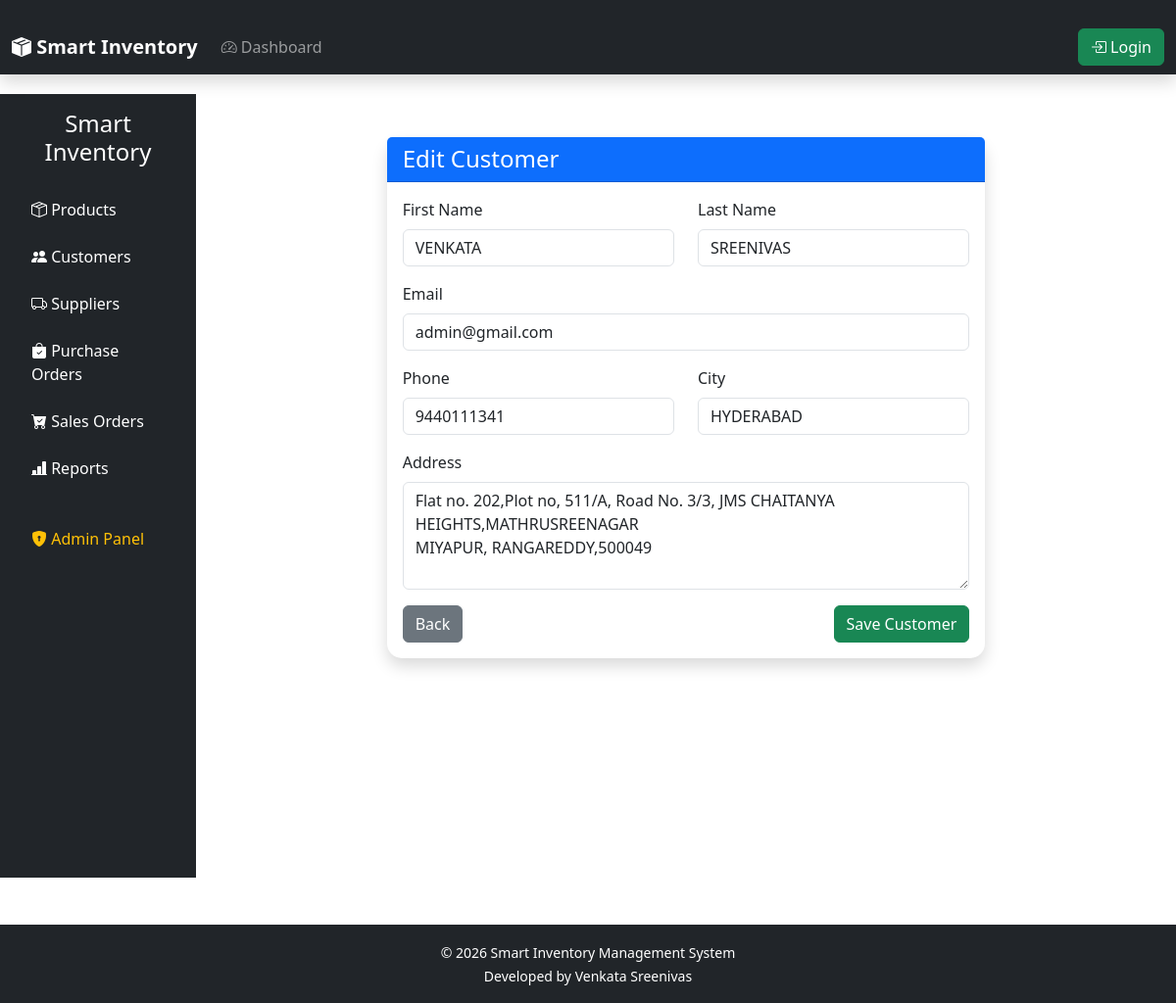
The app's page /customers/edit/2/ with its own data.
### customers/models.py (models this page shows, shortened)
class Customer(models.Model):
    first_name = models.CharField(
        max_length=100
    )
    last_name = models.CharField(
        max_length=100
    )
    email = models.EmailField(
        unique=True
    )
    phone = models.CharField(
        max_length=15,
        unique=True
    )
    city = models.CharField(
        max_length=100
    )
    address = models.TextField()
    created_at = models.DateTimeField(
        auto_now_add=True
    )
    updated_at = models.DateTimeField(
        auto_now=True
    )

### customers/views.py (the view)
def edit_customer(request, pk):
    customer = get_object_or_404(Customer, id=pk)
    if request.method == "POST":
        form = CustomerForm(
            request.POST,
            instance=customer
        )
        if form.is_valid():
            form.save()
            return redirect("customer_list")
    else:
        form = CustomerForm(instance=customer)
    return render(
        request,
        "customers/customer_form.html",
        {
            "form": form,
            "title": "Edit Customer"
        },
    )

### templates/customers/customer_form.html (shortened to what this page needs)
{% extends 'base.html' %}
{% block content %}
<div class="container-fluid">
    <div class="row justify-content-center">
        <div class="col-lg-8">
            <div class="card shadow">
                <div class="card-header bg-primary text-white">
                    <h4 class="mb-0">
                        {{ title }}
                    </h4>
                </div>
                <div class="card-body">
                    <form method="POST">
                        <div class="row">
                            <div class="col-md-6 mb-3">
                                <label class="form-label">
                                    First Name
                                </label>
                                {{ form.first_name }}
                            </div>
                            <div class="col-md-6 mb-3">
                                <label class="form-label">
                                    Last Name
                                </label>
                                {{ form.last_name }}
                            </div>
                        </div>
                        <div class="mb-3">
                            <label class="form-label">
                                Email
                            </label>
                            {{ form.email }}
                        </div>
                        <div class="row">
                            <div class="col-md-6 mb-3">
                                <label class="form-label">
                                    Phone
                                </label>
                                {{ form.phone }}
                            </div>
                            <div class="col-md-6 mb-3">
                                <label class="form-label">
                                    City
                                </label>
                                {{ form.city }}
                            </div>
                        </div>
                        <div class="mb-3">
                            <label class="form-label">
                                Address
                            </label>
                            {{ form.address }}
                        </div>
                        <div class="d-flex justify-content-between">
                            <a href="{% url 'customer_list' %}" class="btn btn-secondary">
                                Back
                            </a>
                            <button type="submit" class="btn btn-success">
                                Save Customer
                            </button>
                        </div>
                    </form>
                </div>
            </div>
        </div>
    </div>
</div>
{% endblock %}

### static/css/dashboard.css (style rules this page uses)
.card { border:none; border-radius:15px; box-shadow:0px 4px 12px rgba(0,0,0,.12); }
.card-header { font-weight:bold; background:white; }
.container-fluid { padding-top:20px; }

### records on screen
Customer: first_name "VENKATA", last_name "SREENIVAS", email "admin@gmail.com", phone "9440111341", city "HYDERABAD", address "Flat no. 202,Plot no, 511/A, Road No. 3/3, JMS CHAITANYA HEIGHTS,MATHRUSREENAGAR MIYAPUR, RANGAREDDY,500049"

### other values on screen
{{ title }} "Edit Customer"
